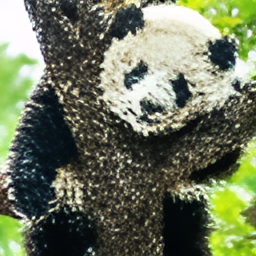
#> input picture project/HAT/filtered_results/None/10_Real_HAT_GAN_Sharper.png, 256 x 256 px; its folder holds 4 pictures in this run
$ python histogram.py
#> lines starting #> are read from the running program, lines starting #| are printed output that depends on the picture
import cv2
import os


def histogram_equalization(img):
    if len(img.shape) == 2:
        return cv2.equalizeHist(img)
    elif len(img.shape) == 3:
        ycrcb = cv2.cvtColor(img, cv2.COLOR_BGR2YCrCb)
        ycrcb[:, :, 0] = cv2.equalizeHist(ycrcb[:, :, 0])
        return cv2.cvtColor(ycrcb, cv2.COLOR_YCrCb2BGR)


def process_folder(input_folder, output_folder):
#> called with input_folder = 'filtered_results/None', output_folder = 'filtered_results/histogram_equalization'
    if not os.path.exists(output_folder):
        os.makedirs(output_folder)

    images = sorted(os.listdir(input_folder))

    for img_name in images:
        img_path = os.path.join(input_folder, img_name)
        img = cv2.imread(img_path)
#> img is the input picture: shape (256, 256, 3); mean B, G, R 92.2, 117.2, 109.3

        adjusted_img = histogram_equalization(img)
#> in histogram_equalization, `ycrcb = cv2.cvtColor(img, cv2.COLOR_BGR2YCrCb)`: ycrcb: shape (256, 256, 3); mean of channels 0, 1, 2 112, 126.1, 116.8
#> in histogram_equalization, `ycrcb[:, :, 0] = cv2.equalizeHist(ycrcb[:, :, 0])`: ycrcb: shape (256, 256, 3); mean of channels 0, 1, 2 128.1, 126.1, 116.8
#> in histogram_equalization, `return cv2.cvtColor(ycrcb, cv2.COLOR_YCrCb2BGR)`:
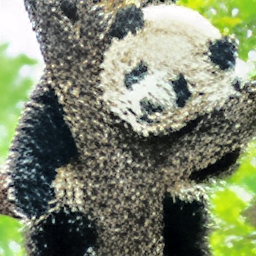
#> returned value: shape (256, 256, 3); mean B, G, R 108.4, 133.3, 125.5

        output_path = os.path.join(output_folder, img_name)
        cv2.imwrite(output_path, adjusted_img)

        print(f"Processed {img_name}")
#> pass 2 of the loop in process_folder, `for img_name in images:`:
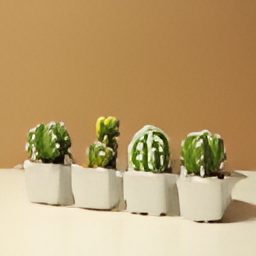
#> input picture project/HAT/filtered_results/None/11_Real_HAT_GAN_Sharper.png, 256 x 256 px
#> in process_folder, img is the input picture: shape (256, 256, 3); mean B, G, R 113.6, 159.9, 187.8
#> in histogram_equalization (call 2), `return cv2.cvtColor(ycrcb, cv2.COLOR_YCrCb2BGR)`:
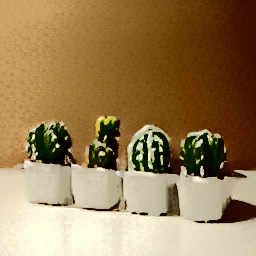
#> returned value: shape (256, 256, 3); mean B, G, R 85.5, 126.4, 153.7
#> pass 3 of the loop in process_folder, `for img_name in images:`:
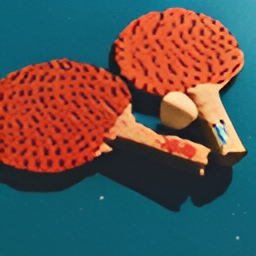
#> input picture project/HAT/filtered_results/None/12_Real_HAT_GAN_Sharper.png, 256 x 256 px
#> in process_folder, img is the input picture: shape (256, 256, 3); mean B, G, R 81.4, 84.3, 90.1
#> in histogram_equalization (call 3), `return cv2.cvtColor(ycrcb, cv2.COLOR_YCrCb2BGR)`:
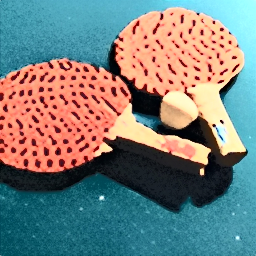
#> returned value: shape (256, 256, 3); mean B, G, R 125.3, 128.4, 120.5
#> the loop made 4 passes; the first 3 are shown


input_folder = "filtered_results/None"
output_folder = "filtered_results/histogram_equalization"

process_folder(input_folder, output_folder)
